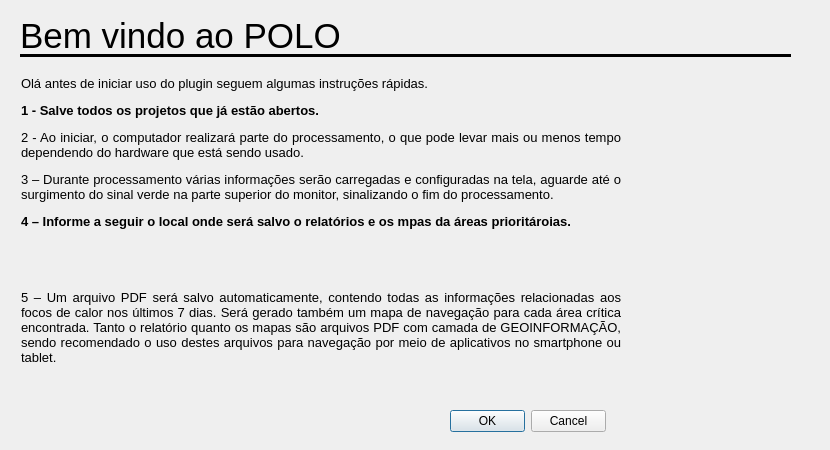
<?xml version="1.0" encoding="UTF-8"?>
<ui version="4.0">
 <class>POLODialogBase</class>
 <widget class="QDialog" name="POLODialogBase">
  <property name="windowModality">
   <enum>Qt::NonModal</enum>
  </property>
  <property name="geometry">
   <rect>
    <x>0</x>
    <y>0</y>
    <width>830</width>
    <height>450</height>
   </rect>
  </property>
  <property name="minimumSize">
   <size>
    <width>830</width>
    <height>450</height>
   </size>
  </property>
  <property name="maximumSize">
   <size>
    <width>830</width>
    <height>450</height>
   </size>
  </property>
  <property name="windowTitle">
   <string>POLO</string>
  </property>
  <property name="windowIcon">
   <iconset resource="resources.qrc">
    <normaloff>:/plugins/POLO/icon.png</normaloff>:/plugins/POLO/icon.png</iconset>
  </property>
  <property name="windowOpacity">
   <double>50.000000000000000</double>
  </property>
  <widget class="QDialogButtonBox" name="button_box">
   <property name="geometry">
    <rect>
     <x>450</x>
     <y>410</y>
     <width>156</width>
     <height>23</height>
    </rect>
   </property>
   <property name="orientation">
    <enum>Qt::Horizontal</enum>
   </property>
   <property name="standardButtons">
    <set>QDialogButtonBox::Cancel|QDialogButtonBox::Ok</set>
   </property>
   <property name="centerButtons">
    <bool>false</bool>
   </property>
  </widget>
  <widget class="QLabel" name="label_3">
   <property name="geometry">
    <rect>
     <x>640</x>
     <y>-25</y>
     <width>201</width>
     <height>501</height>
    </rect>
   </property>
   <property name="text">
    <string/>
   </property>
   <property name="pixmap">
    <pixmap resource="resources.qrc">:/plugins/POLO/BODY.png</pixmap>
   </property>
   <property name="scaledContents">
    <bool>true</bool>
   </property>
   <property name="openExternalLinks">
    <bool>false</bool>
   </property>
   <property name="textInteractionFlags">
    <set>Qt::NoTextInteraction</set>
   </property>
   <property name="buddy">
    <cstring></cstring>
   </property>
  </widget>
  <widget class="QLabel" name="label">
   <property name="geometry">
    <rect>
     <x>20</x>
     <y>0</y>
     <width>461</width>
     <height>71</height>
    </rect>
   </property>
   <property name="font">
    <font>
     <pointsize>26</pointsize>
    </font>
   </property>
   <property name="text">
    <string>Bem vindo ao POLO</string>
   </property>
  </widget>
  <widget class="QLabel" name="label_4">
   <property name="geometry">
    <rect>
     <x>20</x>
     <y>20</y>
     <width>771</width>
     <height>71</height>
    </rect>
   </property>
   <property name="font">
    <font>
     <pointsize>12</pointsize>
    </font>
   </property>
   <property name="focusPolicy">
    <enum>Qt::NoFocus</enum>
   </property>
   <property name="contextMenuPolicy">
    <enum>Qt::NoContextMenu</enum>
   </property>
   <property name="layoutDirection">
    <enum>Qt::LeftToRight</enum>
   </property>
   <property name="autoFillBackground">
    <bool>false</bool>
   </property>
   <property name="frameShape">
    <enum>QFrame::HLine</enum>
   </property>
   <property name="lineWidth">
    <number>3</number>
   </property>
   <property name="text">
    <string/>
   </property>
   <property name="textFormat">
    <enum>Qt::AutoText</enum>
   </property>
   <property name="scaledContents">
    <bool>false</bool>
   </property>
  </widget>
  <widget class="QLabel" name="label_5">
   <property name="geometry">
    <rect>
     <x>20</x>
     <y>60</y>
     <width>601</width>
     <height>321</height>
    </rect>
   </property>
   <property name="font">
    <font>
     <pointsize>12</pointsize>
    </font>
   </property>
   <property name="acceptDrops">
    <bool>false</bool>
   </property>
   <property name="frameShape">
    <enum>QFrame::NoFrame</enum>
   </property>
   <property name="frameShadow">
    <enum>QFrame::Plain</enum>
   </property>
   <property name="lineWidth">
    <number>5</number>
   </property>
   <property name="midLineWidth">
    <number>6</number>
   </property>
   <property name="text">
    <string>&lt;html&gt;&lt;head/&gt;&lt;body&gt;&lt;p align=&quot;justify&quot;&gt;&lt;span style=&quot; font-size:10pt;&quot;&gt;Olá antes de iniciar uso do plugin seguem algumas instruções rápidas. &lt;/span&gt;&lt;/p&gt;&lt;p align=&quot;justify&quot;&gt;&lt;span style=&quot; font-size:10pt; font-weight:600;&quot;&gt;1 - Salve todos os projetos que já estão abertos. &lt;/span&gt;&lt;/p&gt;&lt;p align=&quot;justify&quot;&gt;&lt;span style=&quot; font-size:10pt;&quot;&gt;2 - Ao iniciar, o computador realizará parte do processamento, o que pode levar mais ou menos tempo dependendo do hardware que está sendo usado. &lt;/span&gt;&lt;/p&gt;&lt;p align=&quot;justify&quot;&gt;&lt;span style=&quot; font-size:10pt;&quot;&gt;3 – Durante processamento várias informações serão carregadas e configuradas na tela, aguarde até o surgimento do sinal verde na parte superior do monitor, sinalizando o fim do processamento.&lt;/span&gt;&lt;/p&gt;&lt;p align=&quot;justify&quot;&gt;&lt;span style=&quot; font-size:10pt; font-weight:600;&quot;&gt;4 – Informe a seguir o local onde será salvo o relatórios e os mpas da áreas prioritároias.&lt;/span&gt;&lt;/p&gt;&lt;p align=&quot;justify&quot;&gt;&lt;br/&gt;&lt;/p&gt;&lt;p align=&quot;justify&quot;&gt;&lt;span style=&quot; font-size:10pt;&quot;&gt;5 – Um arquivo PDF será salvo automaticamente, contendo todas as informações relacionadas aos focos de calor nos últimos 7 dias. Será gerado também um mapa de navegação para cada área crítica encontrada. Tanto o relatório quanto os mapas são arquivos PDF com camada de GEOINFORMAÇÃO, sendo recomendado o uso destes arquivos para navegação por meio de aplicativos no smartphone ou tablet.&lt;/span&gt;&lt;/p&gt;&lt;/body&gt;&lt;/html&gt;</string>
   </property>
   <property name="textFormat">
    <enum>Qt::AutoText</enum>
   </property>
   <property name="scaledContents">
    <bool>false</bool>
   </property>
   <property name="wordWrap">
    <bool>true</bool>
   </property>
   <property name="margin">
    <number>1</number>
   </property>
   <property name="indent">
    <number>1</number>
   </property>
  </widget>
  <widget class="QgsFileWidget" name="localsave">
   <property name="geometry">
    <rect>
     <x>29</x>
     <y>250</y>
     <width>561</width>
     <height>23</height>
    </rect>
   </property>
   <property name="sizePolicy">
    <sizepolicy hsizetype="Preferred" vsizetype="Preferred">
     <horstretch>0</horstretch>
     <verstretch>0</verstretch>
    </sizepolicy>
   </property>
   <property name="contextMenuPolicy">
    <enum>Qt::DefaultContextMenu</enum>
   </property>
   <property name="layoutDirection">
    <enum>Qt::RightToLeft</enum>
   </property>
   <property name="fileWidgetButtonVisible">
    <bool>true</bool>
   </property>
   <property name="fullUrl">
    <bool>false</bool>
   </property>
   <property name="storageMode">
    <enum>QgsFileWidget::GetDirectory</enum>
   </property>
  </widget>
  <zorder>label_4</zorder>
  <zorder>button_box</zorder>
  <zorder>label_3</zorder>
  <zorder>label</zorder>
  <zorder>label_5</zorder>
  <zorder>localsave</zorder>
 </widget>
 <customwidgets>
  <customwidget>
   <class>QgsFileWidget</class>
   <extends>QWidget</extends>
   <header>qgsfilewidget.h</header>
  </customwidget>
 </customwidgets>

 <connections>
  <connection>
   <sender>button_box</sender>
   <signal>rejected()</signal>
   <receiver>POLODialogBase</receiver>
   <slot>reject()</slot>
   <hints>
    <hint type="sourcelabel">
     <x>20</x>
     <y>20</y>
    </hint>
    <hint type="destinationlabel">
     <x>20</x>
     <y>20</y>
    </hint>
   </hints>
  </connection>
  <connection>
   <sender>button_box</sender>
   <signal>accepted()</signal>
   <receiver>POLODialogBase</receiver>
   <slot>accept()</slot>
   <hints>
    <hint type="sourcelabel">
     <x>20</x>
     <y>20</y>
    </hint>
    <hint type="destinationlabel">
     <x>20</x>
     <y>20</y>
    </hint>
   </hints>
  </connection>
 </connections>
</ui>
